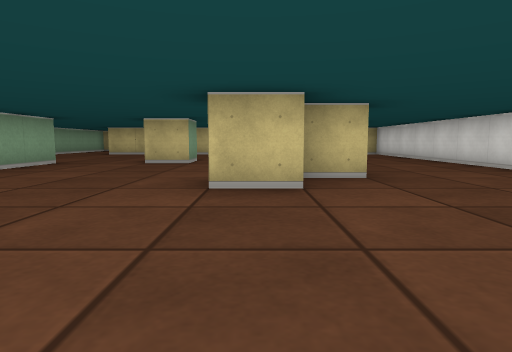
View 1 (above)

16 first-person views from a walk through a cub3D ray-caster map. The camera is about half as high as the walls, tilts 6° down and sees 75° across. The floor is counted in squares. Each view is taken from the middle of a square. On the plan, view 1 faces up. The plan holds only what a view shows up to about 9 squares ahead; the rest is blank.

View 2
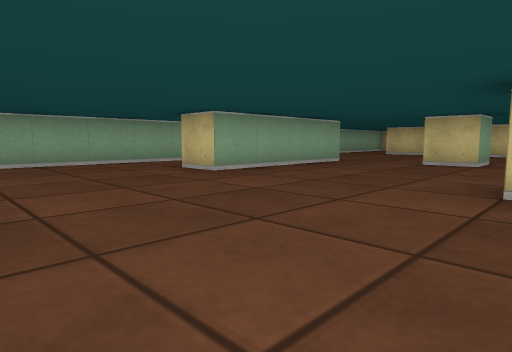

View 3
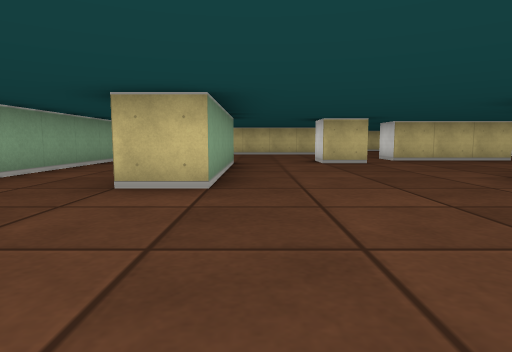

View 4
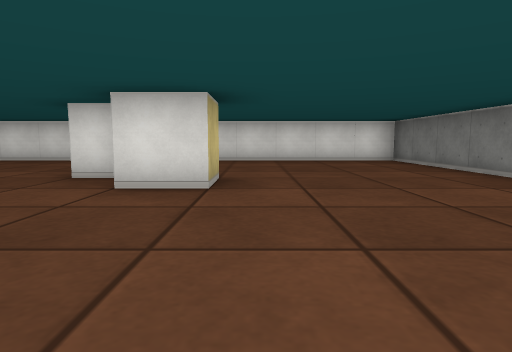

View 5
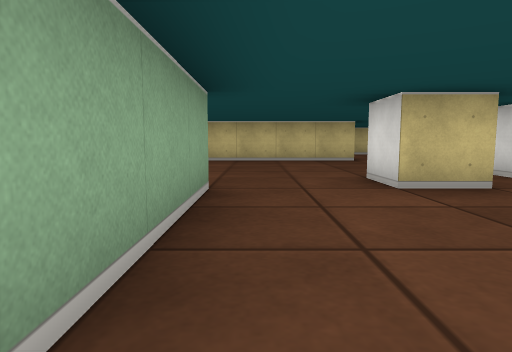

View 6
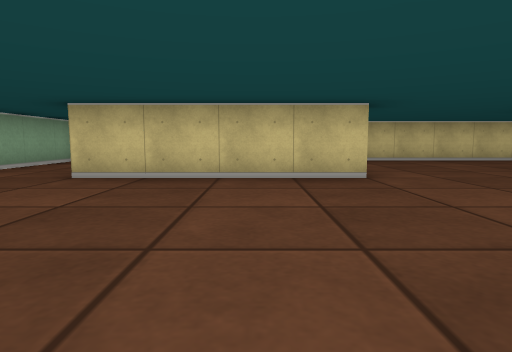

View 7
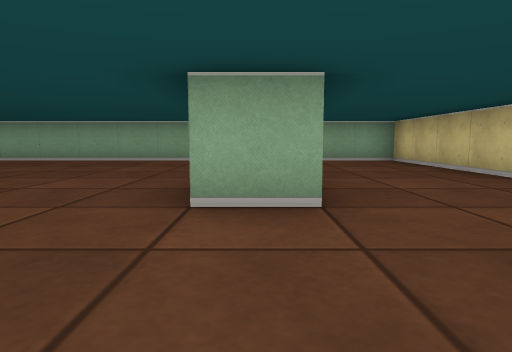

View 8
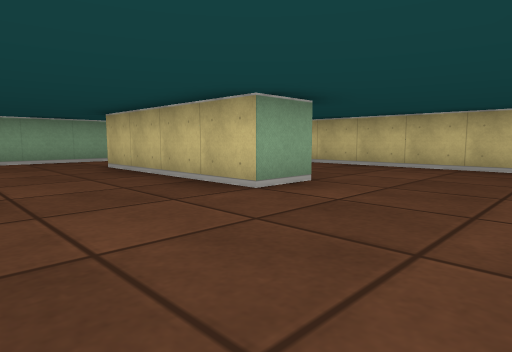

View 9
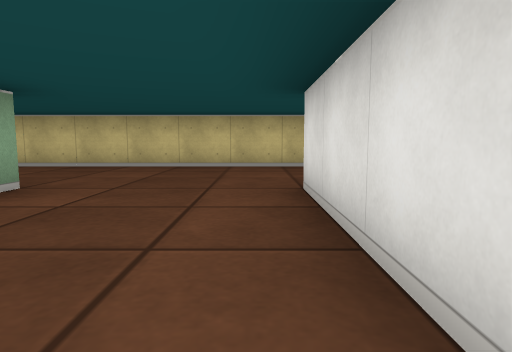

View 10
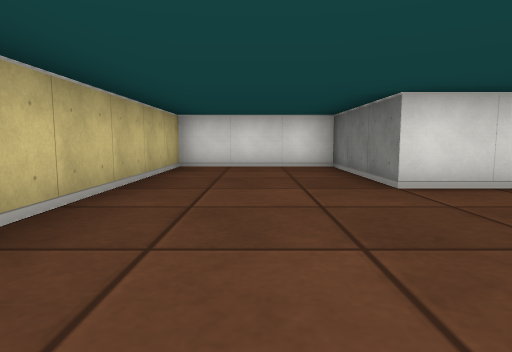

View 11
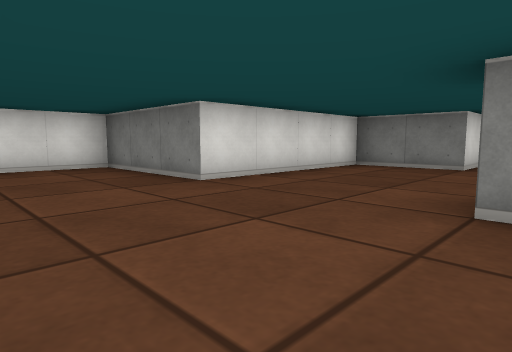

View 12
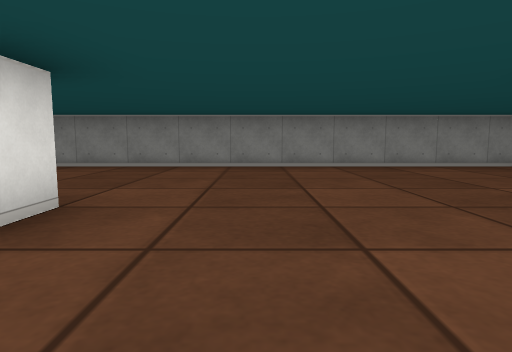

View 13
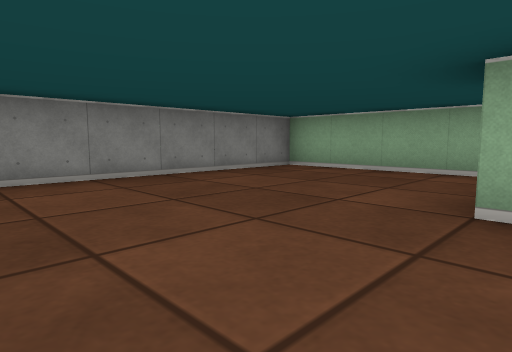

View 14
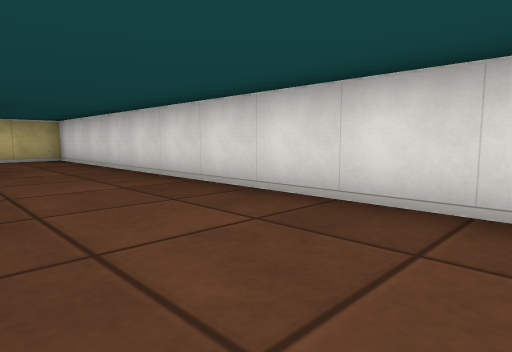

View 15
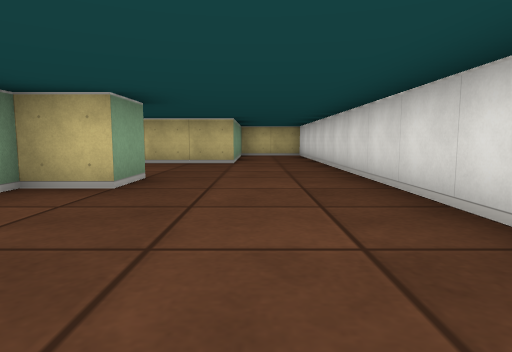

View 16
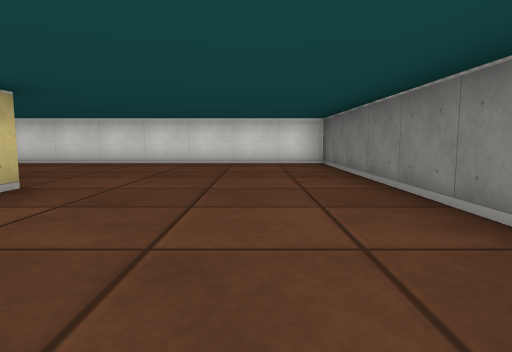

### Floor plan
Points are (right, up) in squares from view 1. A wall is a line through its corners. A room is listed if a view was taken in it or the views show most of it. See-through windows are left out.
Room 1 (views 1, 2, 3, 4, 5, 6, 7, 8, 9, 10, 11, 12, 13, 14, 15, 16)
walls: (-1.5, 8.5) (-1.5, 7.5) (-2.5, 7.5) (-2.5, 8.5); (0.5, 4.9) (0.5, 5.5); (-4.5, 7.5) (-4.5, 3.5) (-5.5, 3.5); (1.5, 5.5) (1.5, 4.5) (0.5, 4.5); (2.5, 10) (2.5, 8.5) (-0.5, 8.5) (-0.5, 9.5) (1.5, 9.5) (1.5, 13.5) (4.5, 13.5) (4.5, 16.5) (-7.5, 16.5) (-7.5, -0.5) (4.5, -0.5) (4.5, 12.5) (3.2, 12.5); (0.6, 3.5) (-0.5, 3.5) (-0.5, 4.5); (-1.5, 13.6) (-1.5, 12.5) (-5.5, 12.5)

Where each view was taken, in squares from view 1:
view 1: 0 up, 0 right, facing up
view 2: 0 up, 0 right, facing up-left
view 3: 0 up, 4 left, facing up
view 4: 3 up, 4 left, facing right
view 5: 4 up, 4 left, facing up
view 6: 8 up, 3 left, facing up
view 7: 13 up, 1 right, facing left
view 8: 10 up, 1 right, facing up-left
view 9: 10 up, 1 right, facing up
view 10: 15 up, 2 left, facing right
view 11: 16 up, 2 left, facing down-right
view 12: 6 up, 2 left, facing down
view 13: 4 up, 2 left, facing down-left
view 14: 3 up, 2 right, facing up-right
view 15: 1 up, 3 right, facing up
view 16: 1 up, 3 left, facing right
